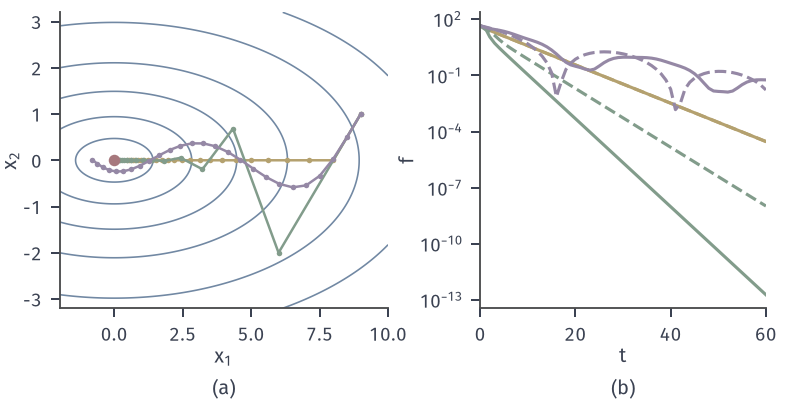

Write the Python code that produced this figure.
from pathlib import Path
import sys
ROOT = next(p for p in Path(__file__).resolve().parents if (p/'build.sh').is_file() and (p/'tex/book.tex').is_file())
sys.path.insert(0, str(ROOT/'figures/00-shared/mathematical-preliminaries-upper/00-shared/comprehension-figures'))
from support import figure, save, BLUE, GREEN, YELLOW, RED, PURPLE, INK, MUTED, GRID, BLUE_FILL, GREEN_FILL, YELLOW_FILL, RED_FILL, PURPLE_FILL
import numpy as np
HERE = Path(__file__).resolve().parent
STROKE = '#4C4D4F'
def panel(fig, left, right, top, bottom, wspace=.25, hspace=.2):
    fig.set_layout_engine(None)
    fig.subplots_adjust(left=left, right=right, top=top, bottom=bottom, wspace=wspace, hspace=hspace)
def tag(fig, ax, s, y=.03):
    p = ax.get_position(); fig.text((p.x0+p.x1)/2, y, s, ha='center', va='bottom')
# 逐坐标缩放与坐标系：H=diag(1,9)，x0=(9,1)，精确梯度；旋转 45 度后的同一问题。
H0=np.diag([1.,9.]); th=np.pi/4; Q=np.array([[np.cos(th),-np.sin(th)],[np.sin(th),np.cos(th)]])
def adagrad(H,x0,al,T):
    x=x0.copy();v=np.zeros(2);P=[x.copy()]
    for _ in range(T):
        g=H@x;v=v+g*g;x=x-al*g/(np.sqrt(v)+1e-8);P.append(x.copy())
    return np.array(P)
def adam(H,x0,al,T,b1=.9,b2=.999):
    x=x0.copy();m=np.zeros(2);v=np.zeros(2);P=[x.copy()]
    for k in range(1,T+1):
        g=H@x;m=b1*m+(1-b1)*g;v=b2*v+(1-b2)*g*g
        x=x-al*(m/(1-b1**k))/(np.sqrt(v/(1-b2**k))+1e-8);P.append(x.copy())
    return np.array(P)
def gd(H,x0,al,T):
    x=x0.copy();P=[x.copy()]
    for _ in range(T): x=x-al*H@x;P.append(x.copy())
    return np.array(P)
def fv(H,P): return .5*np.einsum('ij,jk,ik->i',P,H,P)
x0=np.array([9.,1.]); T=60; Hr=Q@H0@Q.T; xr=Q@x0
G=gd(H0,x0,1/9,T);A=adagrad(H0,x0,3.,T);M=adam(H0,x0,.5,T)
Gr=gd(Hr,xr,1/9,T);Ar=adagrad(Hr,xr,3.,T);Mr=adam(Hr,xr,.5,T)
for n,P,H in (('gd',G,H0),('ada',A,H0),('adam',M,H0),('gdr',Gr,Hr),('adar',Ar,Hr),('adamr',Mr,Hr)): print(n,fv(H,P)[[5,10,20,60]])
fig,(a,b)=figure(width_mm=112,height_mm=58,ncols=2,gridspec_kw={'width_ratios':[1.15,1]})
panel(fig,.075,.965,.97,.25,wspace=.3)
X,Y=np.meshgrid(np.linspace(-2,10,500),np.linspace(-3.2,3.2,400)); a.contour(X,Y,.5*(X*X+9*Y*Y),levels=[1,4,10,20,40,65],colors=[BLUE],linewidths=.65)
for P,c in ((G,YELLOW),(A,GREEN),(M,PURPLE)): a.plot(P[:26,0],P[:26,1],'-o',color=c,lw=1.,ms=2.2,mew=0)
a.plot([0],[0],'o',color=RED,ms=4.6,mew=0,zorder=6); a.set_xlabel('$x_1$',labelpad=1); a.set_ylabel('$x_2$',labelpad=1); a.set_xlim(-2,10); a.set_ylim(-3.2,3.2)
for P,H,ls in ((G,H0,'-'),(Gr,Hr,'--')): b.semilogy(np.maximum(fv(H,P),1e-14),color=YELLOW,ls=ls,lw=1.25)
for P,H,ls in ((A,H0,'-'),(Ar,Hr,'--')): b.semilogy(np.maximum(fv(H,P),1e-14),color=GREEN,ls=ls,lw=1.25)
for P,H,ls in ((M,H0,'-'),(Mr,Hr,'--')): b.semilogy(np.maximum(fv(H,P),1e-14),color=PURPLE,ls=ls,lw=1.25)
b.set_xlabel('$t$',labelpad=1); b.set_ylabel('$f$',labelpad=1); b.set_xlim(0,60)
tag(fig,a,'(a)'); tag(fig,b,'(b)')
save(fig,HERE,'figure',{'alphas':{'gd':'1/9','adagrad':3,'adam':.5}})
